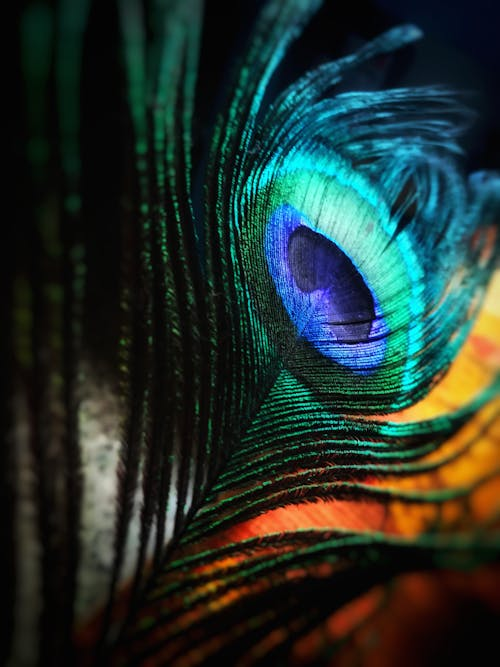
#> input picture computer_vision/image.jpeg, 500 x 667 px
$ jupyter execute Untitled.ipynb
#> lines starting #> are read from the running program, lines starting #| are printed output that depends on the picture; after the words box and inside, x2 and y2 are one past the last pixel; in counts of white or black regions, pixels touching at a corner belong together
[cell 1]
from PIL import Image
image=Image.open("image.jpeg")
#> image is the input picture: PIL image 500x667 RGB; mean R, G, B 35, 49.4, 44.1
image.show()

[cell 2]
import matplotlib.pyplot as plt
plt.imshow(image)
# image.format

[cell 3]
print(image.format)
#| JPEG
print(image.size)
#| (500, 667)
print(image.mode)
#| RGB

[cell 4]
from PIL import ImageOps
image_grey=ImageOps.grayscale(image)
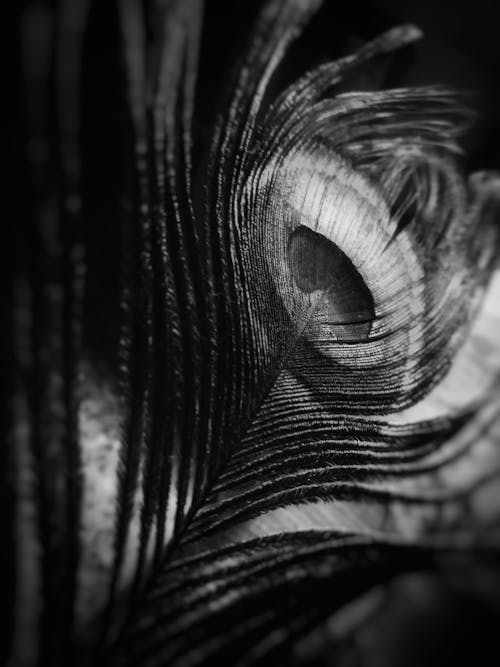
#> image_grey: PIL image 500x667 L; min 0, max 234, mean 44.5
plt.imshow(image_grey)
image_grey.mode
#> Out = 'L'

[cell 5]
image_grey.quantize(2)
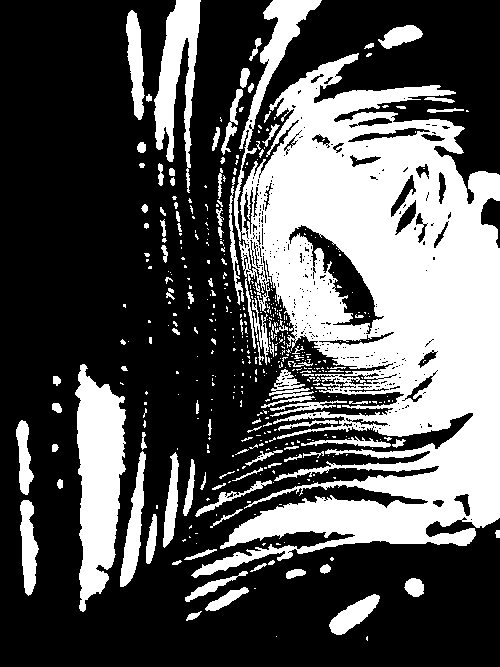
#> Out: PIL image 500x667 P; values 10 (black) and 78 (white), 33.7% white; 454 white regions (349 under 20 px), largest, box (x1, y1, x2, y2) and area: (191, 0, 500, 578) 81892, (75, 364, 126, 612) 8241, (154, 0, 201, 193) 4135

[cell 6]
image1=Image.open("image.jpeg")
red,green,blue=image1.split()
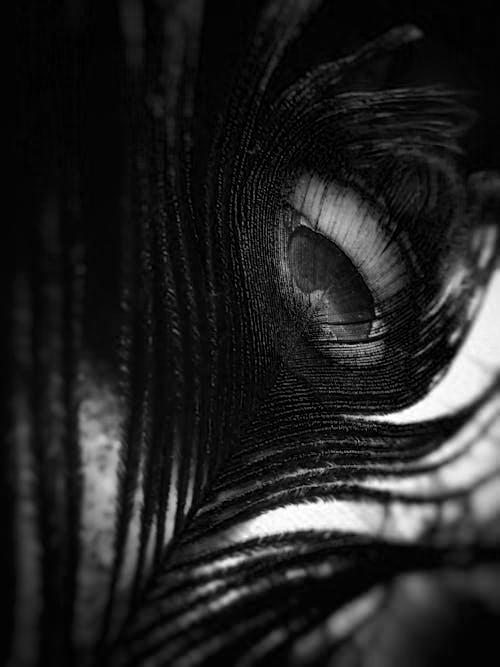
#> red: PIL image 500x667 L; min 0, max 255, mean 35
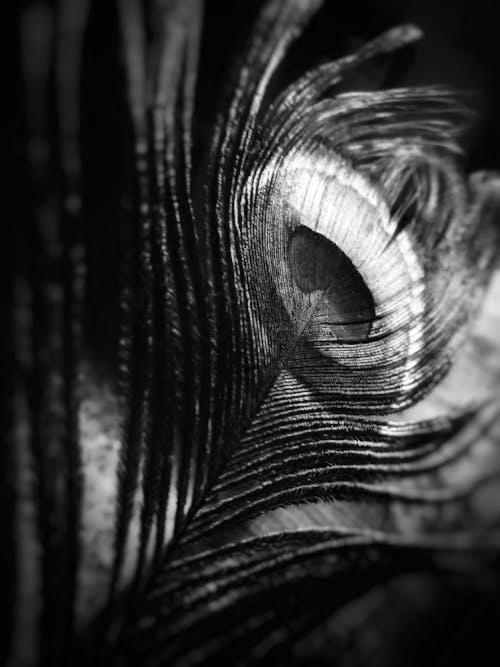
#> green: PIL image 500x667 L; min 0, max 255, mean 49.4
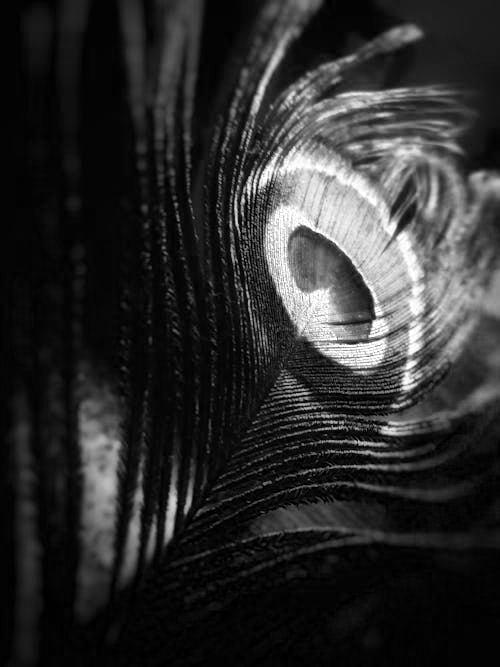
#> blue: PIL image 500x667 L; min 0, max 255, mean 44.1

[cell 7]
blue=ImageOps.grayscale(image1)

[cell 8]
blue

[cell 9]
import numpy as np
array=np.array(image)
print(array)
#> (printed output is left out)

[cell 10]
import cv2
image= cv2.imread("image.jpeg")
#> image: shape (667, 500, 3)
image

[cell 11]
print(type(image))
#| <class 'numpy.ndarray'>
print(image.shape)
#| (667, 500, 3)

[cell 12]
plt.imshow(image)

[cell 13]
new_image=cv2.cvtColor(image,cv2.COLOR_BGR2GRAY)
# BGR2GRAY
plt.imshow(new_image)

[cell 14]
cv2.imwrite('lena_BGR.jpg',image)
#> Out = True
